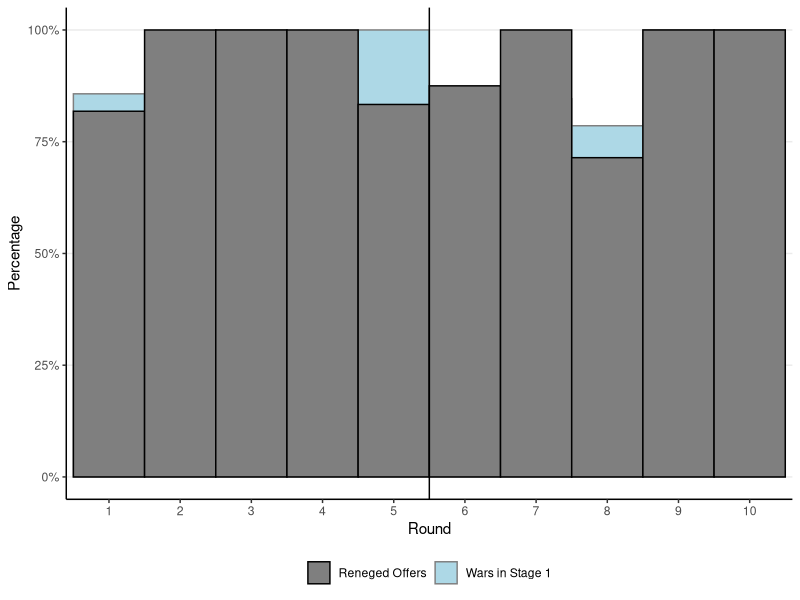

The R script that drew this image:
# Histogram with Vertical Line 2

# Andreas Fagereng, Luigi Guiso, Davide Malacrino, and Luigi Pistaferri,
#   “Heterogeneity and Persistence in Returns to Wealth,” Econometrica 88,
#   no. 1 (2020): 152, DOI:10.3982/ECTA14835.

# Data: Quek (2017) "Rationalist Experiments on War" (Figure 3 and 4)

library(haven)
master <- read_dta("data/quek-rw-2017.dta")
output_dir="output"

library(dplyr)
library(ggplot2)
library(magrittr)
library(ggpubr)
library(ggsignif)
library(gridExtra)

master$reneged = ifelse(master$offer1!=-1 & master$offer2!=-1,
                        master$offer1 > master$offer2,
                        NA)

df <- master %>%
  filter(enforce==0 & period < 11) %>%
  group_by(period) %>%
  summarise(
    mean_reneged = mean(reneged, na.rm=T),
    mean_war = mean(war1, na.rm = T) / mean(war, na.rm=T)
  )

fills <- c("Wars in Stage 1" = "lightblue", "Reneged Offers" = NA)
colours <- c("Wars in Stage 1" = NA, "Reneged Offers" = 'Black')

p<- ggplot(df, aes(x=factor(period))) +
    geom_col(aes(y=mean_war, fill='Wars in Stage 1', colour = "Wars in Stage 1"),width=1) +
    geom_col(aes(y=mean_reneged, fill='Reneged Offers', colour = "Reneged Offers"),width=1) +
    geom_vline(aes(xintercept=5.5)) +
    labs(
      x = "Round",
      y= "Percentage"
    ) +
    theme_bw() +
    scale_y_continuous(labels = scales::percent, limits=c(0,1)) +
    theme(
      panel.grid.major.x = element_blank(),
      panel.grid.minor.x = element_blank(),
      panel.grid.minor.y = element_blank(),
      axis.line = element_line(size=0.5),
      panel.border=element_blank(),
      legend.title = element_blank(),
      legend.position = "bottom"
    ) +
    scale_fill_manual(
      name="Legend",
      values=fills
      ) +
    scale_color_manual(
      name="Legend",
      values=colours
      )

ggsave(path=output_dir, filename="Histogram 3.png",  width=9, height=6)

# Tile graphs (after saving as plot_1, plot_2, plot_3, plot_4)
# ggsave(path=output_dir,
#        filename="Histogram 3-combined.png",
#        arrangeGrobe(plot_1, plot_2, plot_3, plot_4),
#        width=18, height=12)

# Save example to src folder
# ggsave(path='src/distribution/', filename='Histogram Econometrica 2-example.png', width=9, height = 6)
